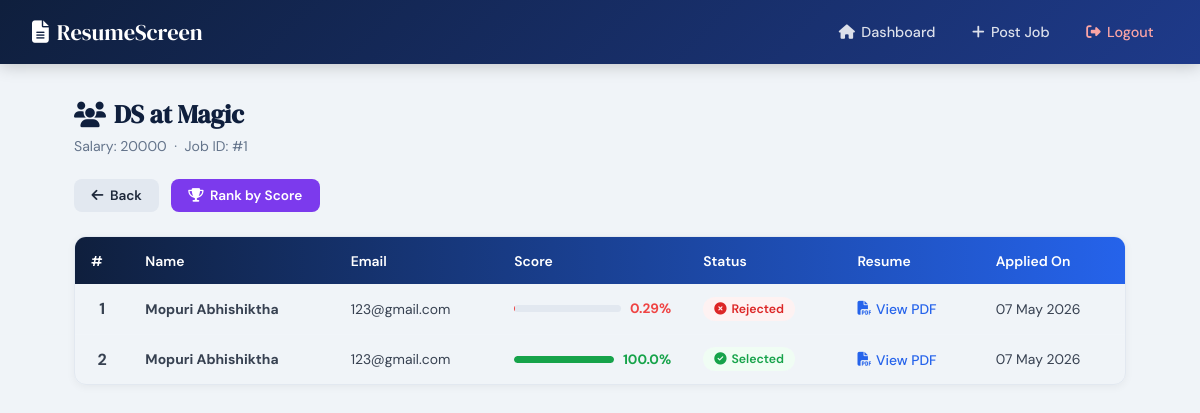
The app's page /applicants/1 (signed in), older data.
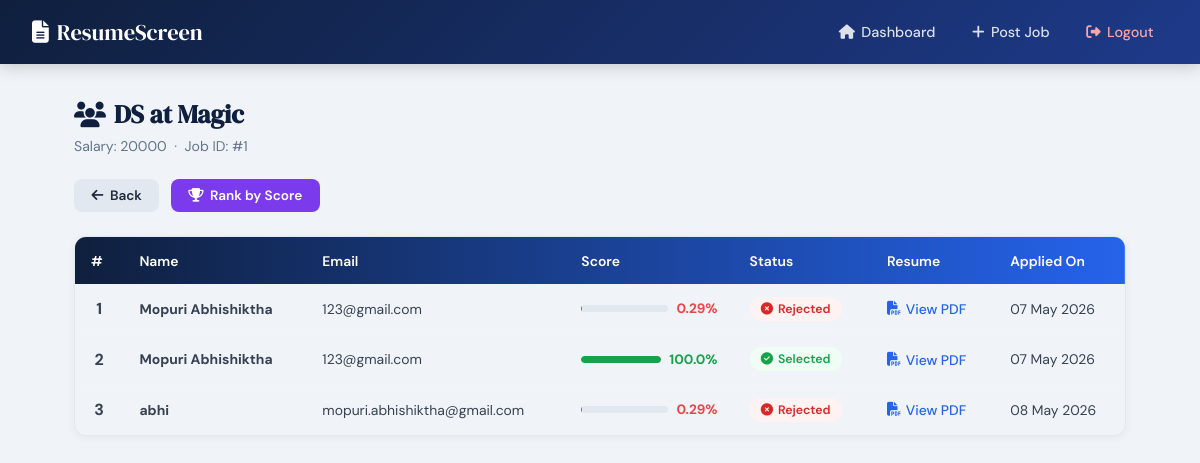
The same page, newer data.
### tables this page shows
CREATE TABLE jobs (
    id              INTEGER PRIMARY KEY AUTOINCREMENT,
    company         TEXT NOT NULL,
    job_profile     TEXT NOT NULL,
    salary          TEXT NOT NULL,
    job_description TEXT NOT NULL,
    posted_by       TEXT NOT NULL,
    posted_at       TEXT NOT NULL
);

CREATE TABLE resumes (
    id          INTEGER PRIMARY KEY AUTOINCREMENT,
    name        TEXT,
    email       TEXT,
    filename    TEXT,
    job_id      INTEGER,
    score       REAL,
    status      TEXT,
    uploaded_at TEXT,
    FOREIGN KEY (job_id) REFERENCES jobs(id)
);

### app.py (the view)
@app.route('/applicants/<int:job_id>')
def job_applicants(job_id):
    if 'hr_email' not in session:
        return redirect(url_for('hr_login'))
    conn = get_db(); cur = conn.cursor()
    try:
        cur.execute("SELECT id,company,job_profile,salary FROM jobs WHERE id=? AND posted_by=?",
                    (job_id, session['hr_email']))
        job = cur.fetchone()
        if not job:
            return redirect(url_for('hr_dash'))
        ranked = request.args.get('ranked', '0') == '1'
        cur.execute(f"""
            SELECT name,email,filename,score,status,uploaded_at
            FROM resumes WHERE job_id=? ORDER BY {'score DESC' if ranked else 'uploaded_at ASC'}
        """, (job_id,))
        applicants = [(i,) + tuple([*r[:5], parse_datetime(r[5])])
                      for i, r in enumerate(cur.fetchall(), 1)]
        return render_template('job_applicants.html',
                               job=job, applicants=applicants, ranked=ranked)
    except sqlite3.Error:
        return redirect(url_for('hr_dash'))
    finally:
        cur.close(); conn.close()

### app.py (called while the page is built)
def get_db():
    return sqlite3.connect(DB_PATH)

def parse_datetime(val):
    if val and isinstance(val, str):
        for fmt in ('%Y-%m-%d %H:%M:%S.%f', '%Y-%m-%d %H:%M:%S'):
            try: return datetime.strptime(val, fmt)
            except ValueError: pass
    return val

### templates/job_applicants.html (shortened to what this page needs)
<!DOCTYPE html>
<html lang="en">
<head>
  <link rel="stylesheet" href="https://cdnjs.cloudflare.com/ajax/libs/font-awesome/6.4.2/css/all.min.css">
</head>
<body>
<nav>
  <div class="nav-container">
    <a href="{{ url_for('hr_dash') }}" class="nav-logo"><i class="fas fa-file-alt"></i> ResumeScreen</a>
    <ul>
      <li><a href="{{ url_for('hr_dash') }}"><i class="fas fa-home"></i> Dashboard</a></li>
      <li><a href="{{ url_for('post_job') }}"><i class="fas fa-plus"></i> Post Job</a></li>
      <li><a href="{{ url_for('logout') }}" class="logout"><i class="fas fa-sign-out-alt"></i> Logout</a></li>
    </ul>
  </div>
</nav>
<div class="container">
  <div class="page-header">
    <h2><i class="fas fa-users"></i> {{ job[2] }} at {{ job[1] }}</h2>
    <p>Salary: {{ job[3] }} &nbsp;·&nbsp; Job ID: #{{ job[0] }}</p>
  </div>
  <div class="controls">
    <a href="{{ url_for('hr_dash') }}" class="btn btn-back"><i class="fas fa-arrow-left"></i> Back</a>
    {% if ranked %}
      <a href="{{ url_for('job_applicants', job_id=job[0]) }}" class="btn btn-unrank">
        <i class="fas fa-list"></i> Submission Order
      </a>
      <span class="ranked-badge"><i class="fas fa-trophy"></i> Ranked by Score</span>
    {% else %}
      <a href="{{ url_for('job_applicants', job_id=job[0], ranked=1) }}" class="btn btn-rank">
        <i class="fas fa-trophy"></i> Rank by Score
      </a>
    {% endif %}
  </div>
  {% if applicants %}
    <div class="table-wrap">
      <table>
        <thead>
          <tr>
            <th>#</th>
            <th>Name</th>
            <th>Email</th>
            <th>Score</th>
            <th>Status</th>
            <th>Resume</th>
            <th>Applied On</th>
          </tr>
        </thead>
        <tbody>
          {% for app in applicants %}
            {% set score = app[4] %}
            {% if score >= 75 %}{% set bar_color = '#16a34a' %}
            {% elif score >= 50 %}{% set bar_color = '#f59e0b' %}
            {% else %}{% set bar_color = '#ef4444' %}{% endif %}
            <tr>
              <td class="rank-cell {% if ranked %}{% if app[0]==1 %}rank-1{% elif app[0]==2 %}rank-2{% elif app[0]==3 %}rank-3{% endif %}{% endif %}">
                {% if ranked and app[0] <= 3 %}<i class="fas fa-medal"></i> {% endif %}{{ app[0] }}
              </td>
              <td><strong>{{ app[1] }}</strong></td>
              <td>{{ app[2] }}</td>
              <td>
                <div class="score-wrap">
                  <div class="score-bar-bg">
                    <div class="score-bar-fill" style="width:{{ score }}%;background:{{ bar_color }};"></div>
                  </div>
                  <span class="score-num" style="color:{{ bar_color }};">{{ score }}%</span>
                </div>
              </td>
              <td>
                <span class="status-badge {% if app[5]=='Selected' %}status-selected{% else %}status-rejected{% endif %}">
                  <i class="fas {% if app[5]=='Selected' %}fa-check-circle{% else %}fa-times-circle{% endif %}"></i>
                  {{ app[5] }}
                </span>
              </td>
              <td>
                <a href="{{ url_for('uploaded_file', filename=app[3]) }}" target="_blank" class="resume-link">
                  <i class="fas fa-file-pdf"></i> View PDF
                </a>
              </td>
              <td>{{ app[6].strftime('%d %b %Y') if app[6] else '—' }}</td>
            </tr>
          {% endfor %}
        </tbody>
      </table>
    </div>
  {% else %}
    <div class="empty">
      <i class="fas fa-inbox fa-2x" style="display:block;margin-bottom:.75rem;"></i>
      No applications yet for this job.
    </div>
  {% endif %}
</div>
</body>
</html>

### templates/job_applicants.html (style rules this page uses)
*, *::before, *::after { margin:0; padding:0; box-sizing:border-box; }
:root { --blue:#2563eb; --navy:#0f1f3d; }
body { font-family:'DM Sans',sans-serif; background:#f0f4f8; color:#1e293b; min-height:100vh; }
nav { background:linear-gradient(135deg,#0f1f3d,#1e3a8a); padding:1rem 2rem; position:sticky; top:0; z-index:1000; box-shadow:0 2px 16px rgba(0,0,0,.2); }
.nav-container { max-width:1200px; margin:0 auto; display:flex; justify-content:space-between; align-items:center; }
.nav-logo { color:#fff; font-family:'DM Serif Display',serif; font-size:1.4rem; text-decoration:none; display:flex; align-items:center; gap:.5rem; }
nav ul { display:flex; list-style:none; gap:.5rem; }
nav ul li a { color:rgba(255,255,255,.85); text-decoration:none; font-size:.9rem; font-weight:500; padding:.45rem .9rem; border-radius:8px; display:flex; align-items:center; gap:.4rem; transition:background .2s; }
nav ul li a.logout { color:#fca5a5; }
.container { max-width:1100px; margin:2rem auto; padding:0 1.5rem 3rem; }
.page-header { margin-bottom:1.5rem; }
.page-header h2 { font-family:'DM Serif Display',serif; font-size:1.6rem; color:var(--navy); display:flex; align-items:center; gap:.5rem; }
.page-header p { color:#64748b; font-size:.88rem; margin-top:.3rem; }
.controls { display:flex; gap:.7rem; flex-wrap:wrap; margin-bottom:1.5rem; align-items:center; }
.btn { padding:.5rem 1.1rem; border:none; border-radius:8px; font-family:'DM Sans',sans-serif; font-size:.85rem; font-weight:600; cursor:pointer; display:inline-flex; align-items:center; gap:.4rem; text-decoration:none; transition:opacity .2s, transform .2s; }
.btn-back { background:#e2e8f0; color:#1e293b; }
.btn-rank { background:#7c3aed; color:#fff; }
.table-wrap { overflow-x:auto; border-radius:12px; border:1px solid #e2e8f0; box-shadow:0 2px 8px rgba(0,0,0,.05); }
table { width:100%; border-collapse:collapse; font-size:.87rem; }
thead tr { background:linear-gradient(90deg,#0f1f3d,#2563eb); color:#fff; }
thead th { padding:.9rem 1rem; text-align:left; font-weight:600; white-space:nowrap; }
tbody tr { border-bottom:1px solid #f1f5f9; transition:background .15s; }
tbody tr:last-child { border-bottom:none; }
td { padding:.8rem 1rem; vertical-align:middle; color:#374151; }
.rank-cell { font-weight:700; font-size:1rem; text-align:center; }
.score-wrap { display:flex; align-items:center; gap:.55rem; min-width:120px; }
.score-bar-bg { flex:1; height:7px; background:#e2e8f0; border-radius:99px; overflow:hidden; }
.score-bar-fill { height:100%; border-radius:99px; }
.score-num { font-weight:700; font-size:.85rem; white-space:nowrap; }
.status-badge { display:inline-flex; align-items:center; gap:.3rem; padding:.25rem .7rem; border-radius:20px; font-size:.77rem; font-weight:600; }
.status-selected { background:#f0fdf4; color:#16a34a; }
.status-rejected { background:#fef2f2; color:#dc2626; }
.resume-link { color:var(--blue); text-decoration:none; font-weight:500; display:inline-flex; align-items:center; gap:.3rem; }

Row changes from the older to the newer data that the page shows:
added resumes: app "3", name "abhi", email "mopuri.abhishiktha@gmail.com", score "0.29", status "Rejected", uploaded_at "08 May 2026"
